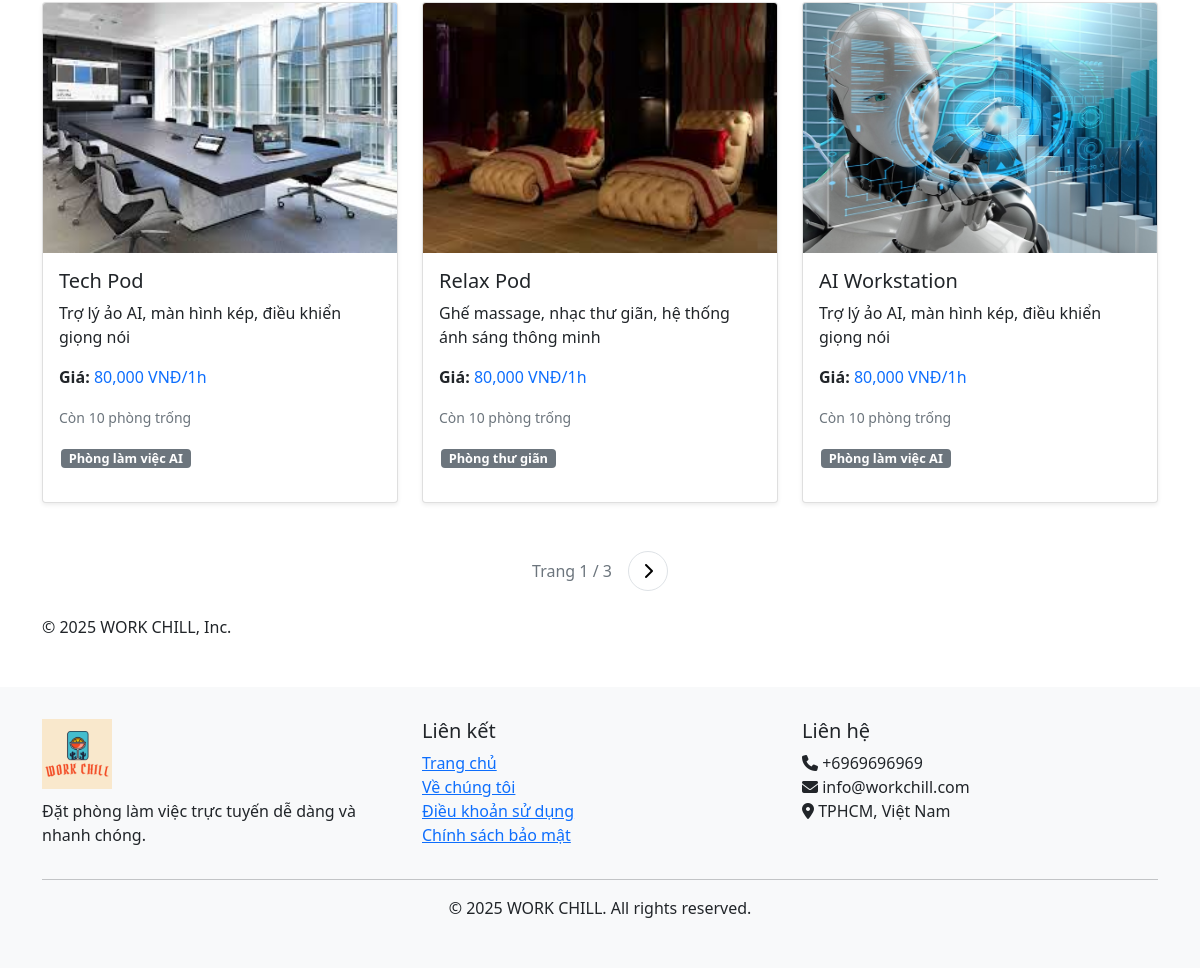
The app's page / (lower part), older data.
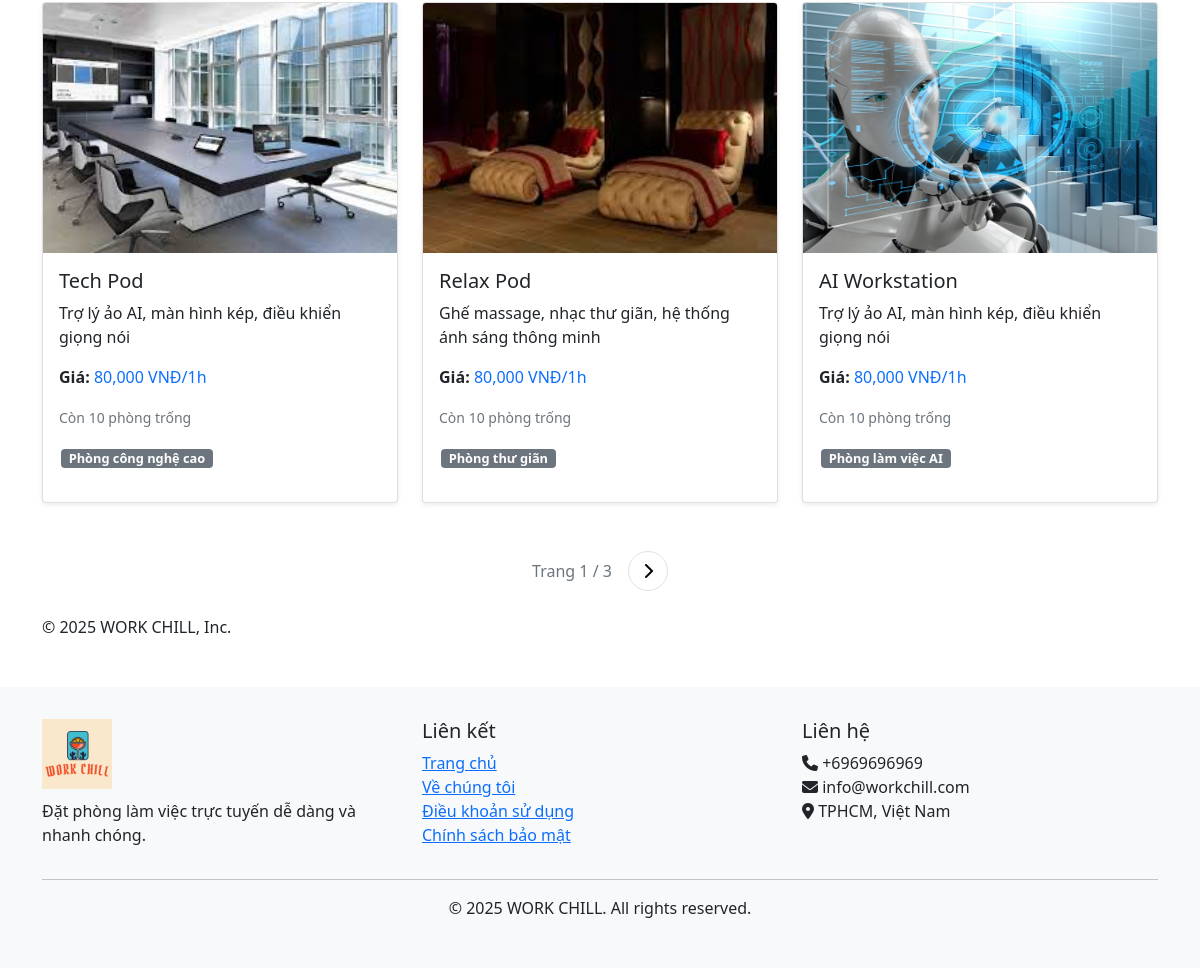
The same page, newer data.
### home/models.py (models this page shows, shortened)
class BaseModel(models.Model):
    uid = models.UUIDField(default=uuid.uuid4   , editable=False , primary_key=True)
    created_at = models.DateTimeField(auto_now_add=True)
    updated_at = models.DateTimeField(auto_now=True)
    class Meta:
        abstract = True
        ordering=['uid']

class Pod(BaseModel):
    pod_name = models.CharField(max_length=100)
    pod_price = models.IntegerField()
    description = models.TextField()
    amenities = models.ManyToManyField(Amenities)
    room_count = models.IntegerField(default=10)

class PodImages(BaseModel):
    pod = models.ForeignKey(Pod, related_name='pod_images', on_delete=models.CASCADE)
    images = models.ImageField(upload_to='pods')

class Amenities(BaseModel):
    amenity_name = models.CharField(max_length=100)

### home/views.py (the view, shortened to what this page needs)
# urls.py: path('', index, name='index'),
def index(request):
    try:
        pods = Pod.objects.all().order_by('pod_price')
        amenities = Amenities.objects.all()
        selected_amenities = request.GET.getlist('selectAmenity')
        sort_by = request.GET.get('sortSelect')
        search = request.GET.get('searchInput')
        if selected_amenities and selected_amenities[0] != "Tất cả loại phòng":
            pods = pods.filter(amenities__amenity_name__in=selected_amenities).distinct()
        if search:
            pods = pods.filter(
                Q(pod_name__icontains=search) |
                Q(description__icontains=search)
            )
        if sort_by == 'low_to_high':
            pods = pods.order_by('pod_price')
        elif sort_by == 'high_to_low':
            pods = pods.order_by('-pod_price')
        paginator = Paginator(pods, 6)  # 6 phòng mỗi trang
        page = request.GET.get('page', 1)
        pods = paginator.get_page(page)
        calendar_events = []
        context = {
            'pods': pods,
            'amenities': amenities,
            'selected_amenities': selected_amenities,
            'sort_by': sort_by,
            'search': search,
            'today': date.today().strftime('%Y-%m-%d'),
            'calendar_events': json.dumps(calendar_events)
        }
        return render(request, 'home/index.html', context)
    except Exception as e:
        messages.error(request, 'Đã xảy ra lỗi khi tải trang chủ')
        return render(request, 'home/index.html', {
            'today': date.today().strftime('%Y-%m-%d')
        })

### home/templatetags/custom_filters.py (called while the page is built)
@register.filter
def format_price(value):
    try:
        formatted_price = "{:,}".format(int(value))
        return f"{formatted_price} VNĐ/1h"
    except (ValueError, TypeError):
        return value

### templates/home/index.html (shortened to what this page needs)
{% extends 'home/base.html' %}
{% load coustom_tags %}
{% load custom_filters %}
{% load static %}
{% block css %}
<link rel="stylesheet" href="https://cdn.jsdelivr.net/npm/fullcalendar@5.11.3/main.min.css">
{% endblock css %}
{% block content %}
<main>
    <main>
        <div class="container mt-4" id="room-list">
            <div class="row">
                {% if pods %}
                    {% for pod in pods %}
                    <div class="col-md-4 mb-4">
                        <div class="card h-100 shadow-sm">
                            <div class="image-container" style="height: 250px; overflow: hidden;">
                                {% if pod.pod_images.first %}
                                    <img src="{{ pod.pod_images.first.images.url }}"
                                         class="card-img-top w-100 h-100"
                                         alt="{{ pod.pod_name }}"
                                         style="object-fit: cover;">
                                {% else %}
                                    <img src="{% static 'images/default-pod.jpg' %}"
                                         class="card-img-top w-100 h-100"
                                         alt="{{ pod.pod_name }}"
                                         style="object-fit: cover;">
                                {% endif %}
                            </div>
                            <div class="card-body">
                                <h5 class="card-title">{{ pod.pod_name }}</h5>
                                <p class="card-text">{{ pod.description|truncatewords:20 }}</p>
                                <p class="card-text">
                                    <strong>Giá:</strong>
                                    <span class="text-primary">{{ pod.pod_price|format_price }}</span>
                                </p>
                                <p class="card-text">
                                    <small class="text-muted">Còn {{ pod.room_count }} phòng trống</small>
                                </p>
                                <div class="mb-3">
                                    {% for amenity in pod.amenities.all %}
                                    <span class="badge bg-secondary amenity-badge">
                                        {{ amenity.amenity_name }}
                                    </span>
                                    {% endfor %}
                                </div>
                            </div>
                        </div>
                    </div>
                    {% endfor %}
                {% endif %}
            </div>
            <div class="d-flex justify-content-center align-items-center mt-4">
                <span class="text-muted">
                    Trang {{ pods.number }} / {{ pods.paginator.num_pages }}
                </span>
                {% if pods.has_next %}
                <a href="?page={{ pods.next_page_number }}"
                   class="btn btn-light rounded-circle ms-3">
                    <i class="fas fa-chevron-right"></i>
                </a>
                {% endif %}
            </div>
        </div>
    </main>
    <footer class="container mt-4 ">
        <p>© 2025 WORK CHILL, Inc.</p>
    </footer>
</main>
{% endblock content %}

Row changes from the older to the newer data that the page shows:
changed Pod "Tech Pod": gains Amenities (amenity_name "Phòng công nghệ cao"); loses Amenities (amenity_name "Phòng làm việc AI")
